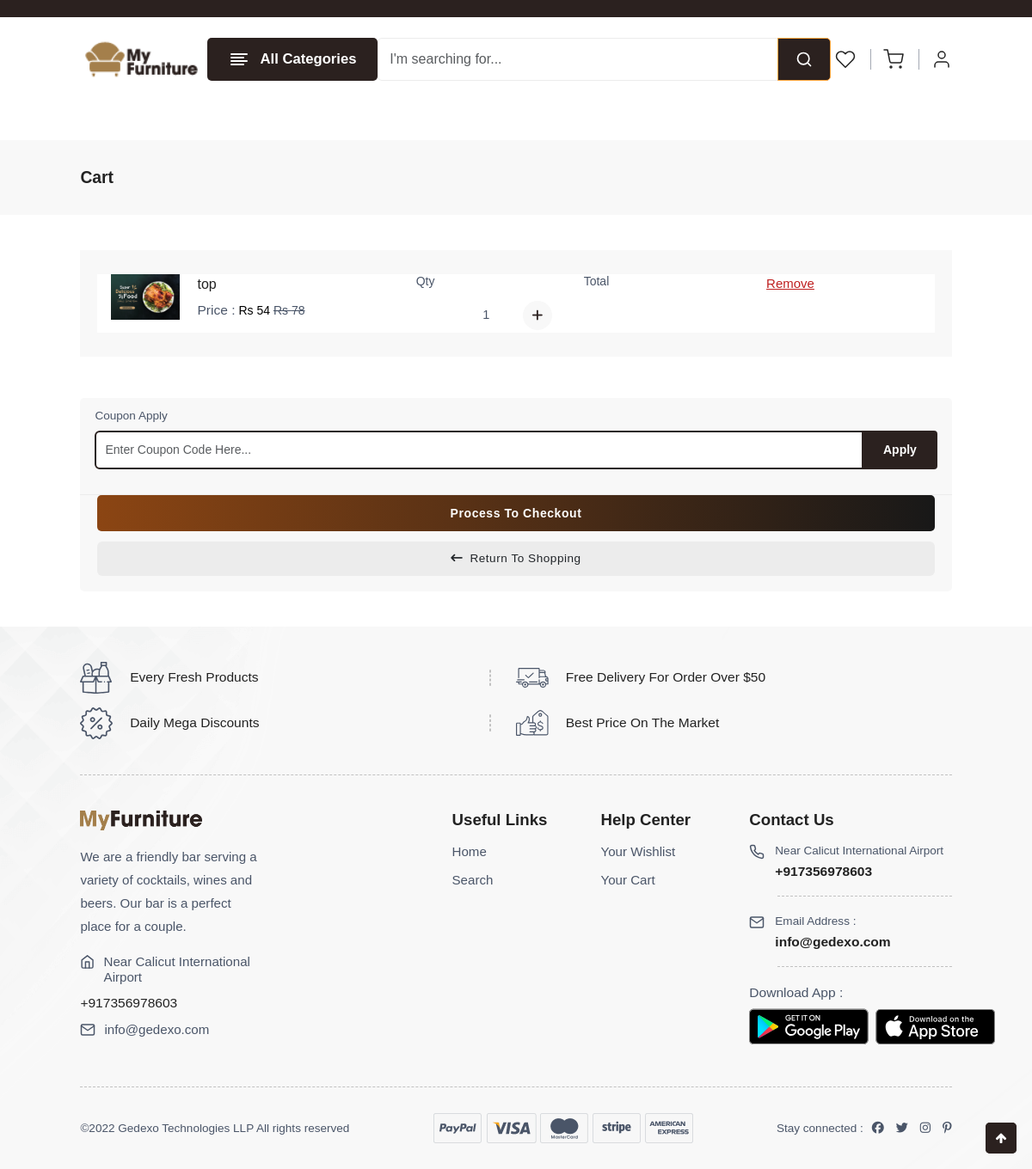
Screenshot of /cart (signed in) with the database file from the repository.
### user/models.py (models this page shows, shortened)
class AddToCart(models.Model):
    user = models.ForeignKey(Customer, on_delete=models.CASCADE, null=True, blank = True)
    product = models.ForeignKey(Product,on_delete=models.CASCADE)
    added_date = models.DateTimeField(auto_now_add=True)
    quantity=models.IntegerField(null=True, default=1 )
    total = models.IntegerField(null=True)

class Product(models.Model):
    product = models.CharField(max_length = 150)
    image = VersatileImageField(upload_to="products/", null=True)
    category = models.ForeignKey(Category, on_delete=models.CASCADE,null=True, blank=True)
    subcategory = models.ForeignKey(SubCategory, on_delete=models.CASCADE,null=True, blank=True)
    price = models.IntegerField()
    offer_price = models.IntegerField(null=True, blank=True)
    quantity = models.IntegerField(default = 0)
    description = models.CharField(max_length = 250)
    is_top_save_today= models.BooleanField(default = False,null=True, blank=True)
    is_best_seller = models.BooleanField(default = False,null=True, blank=True)
    sub_image1 = VersatileImageField(upload_to="products/", null=True, blank=True)
    sub_image2 = VersatileImageField(upload_to="products/", null=True, blank=True)
    sub_image3 = VersatileImageField(upload_to="products/", null=True, blank=True)

### user/views.py (the view)
# urls.py: path("cart", views.viewcart, name="viewcart"),
@csrf_exempt
def viewcart(request):
    if request.user.is_authenticated:
        if request.user:
            print(request.user)
            my_p = Customer.objects.get(user=request.user)
            sub_total = AddToCart.objects.filter(user__user=(request.user)).aggregate(Sum('total'))
            carted_item = AddToCart.objects.filter(user=my_p)
            context= {
                'carted_item':carted_item,
                'sub_total':sub_total,
            }
            return render(request,'web/cart.html',context)
        else:
            messages.warning(request,"Login to Continue")
            return redirect('user:login')
    else:
            messages.warning(request,"Login to Continue")
            return redirect('user:login')

### user/context_processors.py (called while the page is built)
def main_context(request):
    headerflash = HeaderFlash.objects.last()
    categories = Category.objects.all()
    subcategories = SubCategory.objects.all()
    products = Product.objects.all()
    user = request.user
    print(user)
    if request.user.is_anonymous:
        return {
            "headerflash": headerflash,
            "categories": categories,
            "subcategories": subcategories,
            "products": products,
            "status":0
            }
    else:
        return {
            "headerflash": headerflash,
            "categories": categories,
            "subcategories": subcategories,
            "products": products,
            "status":1
            }

### user/models.py (called while the page is built)
    def get_absolute_url(self):
        return reverse_lazy("user:shop", kwargs={"id": self.id})

    def get_subcategories(self):
        return SubCategory.objects.filter(category=self)

### templates/web/cart.html (shortened to what this page needs)
{% extends 'web/partials/base.html' %}
{% load static %}
{% block content %}
    <section class="breadscrumb-section pt-0">
        <div class="container-fluid-lg">
            <div class="row">
                <div class="col-12">
                    <div class="breadscrumb-contain">
                        <h2>Cart</h2>
                    </div>
                </div>
            </div>
        </div>
    </section>
    <section class="cart-section section-b-space">
        <div class="container-fluid-lg">
            <div class="row g-sm-5 g-3">
                <div class="col-xxl-9">
                    <div class="cart-table">
                        <div class="table-responsive-xl">
                            <table class="table">
                                <tbody>
                                    {% for item in carted_item %}
                                    <tr class="product-box-contain">
                                        <td class="product-detail">
                                            <div class="product border-0">
                                                <a href="{% url 'user:shop' item.product.id %}" class="product-image">
                                                    <img src="{{item.product.image.url}}"
                                                        class="img-fluid blur-up lazyload" alt="">
                                                </a>
                                                <div class="product-detail">
                                                    <ul>
                                                        <li class="name">
                                                            <a href="{% url 'user:shop' item.product.id %}">{{item.product.product}}</a>
                                                        </li>
                                                        <li>
                                                            <h5 class="text-content d-inline-block">Price :</h5>
                                                            <span>Rs {{item.product.offer_price}}</span>
                                                            <del class="text-content">Rs {{item.product.price}}</del></h5>
                                                        </li>
                                                    </ul>
                                                </div>
                                            </div>
                                        </td>
                                        <td class="quantity">
                                            <h4 class="table-title text-content">Qty</h4>
                                            <div class="add-to-cart-box bg-white">
                                                <button class="btn btn-add-cart addcart-button">{{item.quantity}}
                                                    <i class="fa-solid fa-plus bg-gray"></i></button>
                                            </div>
                                        </td>
                                        <td class="subtotal">
                                            <h4 class="table-title text-content" >Total</h4>
                                        </td>
                                        <td class="save-remove">
                                            <a class="remove close_button" href="{% url 'user:deletefromcart' item.id %}">Remove</a>
                                        </td>
                                    </tr>
                                    {% endfor %}
                                </tbody>
                            </table>
                        </div>
                    </div>
                </div>
                <div class="col-xxl-3">
                    <div class="summery-box p-sticky">
                        <div class="summery-contain">
                            <div class="coupon-cart">
                                <h6 class="text-content mb-2">Coupon Apply</h6>
                                <form method="GET" action="{% url 'user:coupon' %}">
                                    <div class="mb-3 coupon-box input-group">
                                        <input type="text" class="form-control" name="code"
                                        placeholder="Enter Coupon Code Here...">
                                        <button class="btn-apply" type="submit">Apply</button>
                                    </div>
                                </form>
                            </div>
                        </div>
                        <div class="button-group cart-button">
                            <ul>
                                <li>
                                    <button onclick="location.href = '{%url 'user:checkout'%}';"
                                        class="btn btn-animation proceed-btn fw-bold">Process To Checkout</button>
                                </li>
                                <li>
                                    <button onclick="location.href = 'index.html';"
                                        class="btn btn-light shopping-button text-dark">
                                        <i class="fa-solid fa-arrow-left-long"></i>Return To Shopping</button>
                                </li>
                            </ul>
                        </div>
                    </div>
                </div>
            </div>
        </div>
    </section>
    <div class="theme-option">
        <div class="back-to-top">
            <a id="back-to-top" href="#">
            </a>
        </div>
    </div>
</body>
</html>
{% endblock %}

### rows the page displays
AddToCart: product.image (picture), product.product "top", product.offer_price "54", product.price "78", quantity "1"
